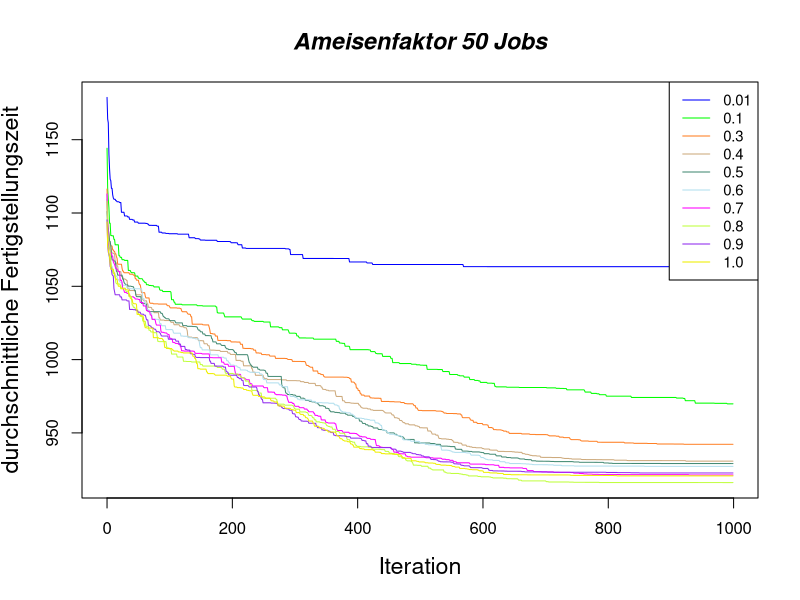
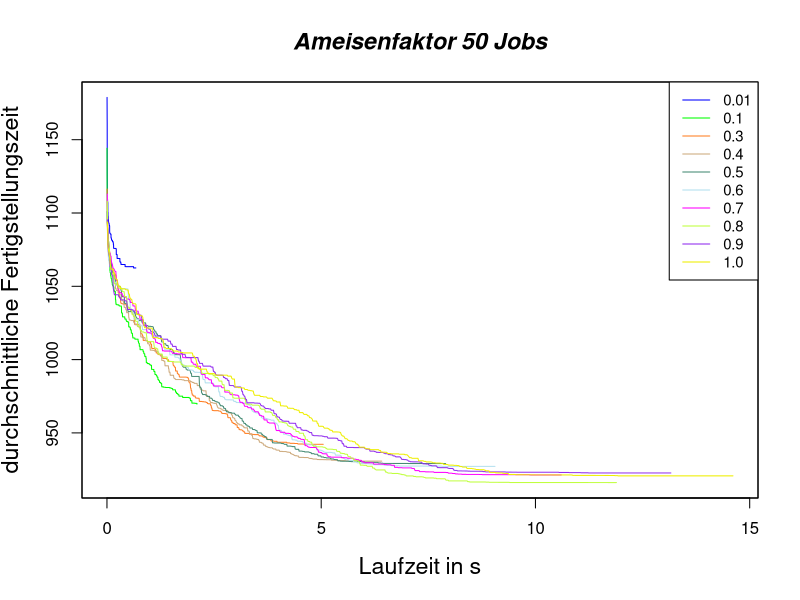

Generate these figures, in order, with R:
antFactor01 <- read.csv(file="config_0_mean.csv", header=FALSE, sep=",")
antFactor02 <- read.csv(file="config_1_mean.csv", header=FALSE, sep=",")
antFactor03 <- read.csv(file="config_2_mean.csv", header=FALSE, sep=",")
antFactor04 <- read.csv(file="config_3_mean.csv", header=FALSE, sep=",")
antFactor05 <- read.csv(file="config_4_mean.csv", header=FALSE, sep=",")
antFactor06 <- read.csv(file="config_5_mean.csv", header=FALSE, sep=",")
antFactor07 <- read.csv(file="config_6_mean.csv", header=FALSE, sep=",")
antFactor08 <- read.csv(file="config_7_mean.csv", header=FALSE, sep=",")
antFactor09 <- read.csv(file="config_8_mean.csv", header=FALSE, sep=",")
antFactor10 <- read.csv(file="config_9_mean.csv", header=FALSE, sep=",")

iteration <- c(antFactor01[1]$V1)

jpeg('result_time_mean_iteration.jpg')
yrange <- range(antFactor01[2]$V2, 
    antFactor02[2]$V2, 
    antFactor03[2]$V2, 
    antFactor04[2]$V2, 
    antFactor05[2]$V2,  
    antFactor06[2]$V2,  
    antFactor07[2]$V2, 
    antFactor08[2]$V2,
    antFactor09[2]$V2,
    antFactor10[2]$V2)

xrange <- range(antFactor01[3]$V3, 
    antFactor02[3]$V3, 
    antFactor03[3]$V3, 
    antFactor04[3]$V3, 
    antFactor05[3]$V3,  
    antFactor06[3]$V3,  
    antFactor07[3]$V3, 
    antFactor08[3]$V3,
    antFactor09[3]$V3,
    antFactor10[3]$V3)

plot(iteration, antFactor01[2]$V2, type="l", ylim=yrange, col="blue", ann=FALSE)
lines(iteration, antFactor02[2]$V2, type="l", col="green")
lines(iteration, antFactor03[2]$V2, type="l", col="chocolate1")
lines(iteration, antFactor04[2]$V2, type="l", col="burlywood3")
lines(iteration, antFactor05[2]$V2, type="l", col="aquamarine4")
lines(iteration, antFactor06[2]$V2, type="l", col="lightblue2")
lines(iteration, antFactor07[2]$V2, type="l", col="magenta1")
lines(iteration, antFactor08[2]$V2, type="l", col="olivedrab1")
lines(iteration, antFactor09[2]$V2, type="l", col="purple2")
lines(iteration, antFactor10[2]$V2, type="l", col="yellow2")

title(main='Ameisenfaktor 50 Jobs',xlab='Iteration', ylab='durchschnittliche Fertigstellungszeit', font.main=4, cex.lab=1.4, cex.axis=1.4, cex.main=1.4, cex.sub=1.4)
legend("topright", legend=c("0.01", "0.1", "0.3", "0.4", "0.5", "0.6", "0.7", "0.8", "0.9", "1.0"), 
    col=c("blue", "green", "chocolate1", "burlywood3", "aquamarine4", "lightblue2", "magenta1", "olivedrab1", "purple2", "yellow2"),
    lty=1:1, cex=0.9)

jpeg('result_time_mean_calculationtime.jpg')
plot(antFactor01[3]$V3, antFactor01[2]$V2, type="l", ylim=yrange, xlim=xrange, col="blue", ann=FALSE)
lines(antFactor02[3]$V3, antFactor02[2]$V2, type="l", col="green")
lines(antFactor03[3]$V3, antFactor03[2]$V2, type="l", col="chocolate1")
lines(antFactor04[3]$V3, antFactor04[2]$V2, type="l", col="burlywood3")
lines(antFactor05[3]$V3, antFactor05[2]$V2, type="l", col="aquamarine4")
lines(antFactor06[3]$V3, antFactor06[2]$V2, type="l", col="lightblue2")
lines(antFactor07[3]$V3, antFactor07[2]$V2, type="l", col="magenta1")
lines(antFactor08[3]$V3, antFactor08[2]$V2, type="l", col="olivedrab1")
lines(antFactor09[3]$V3, antFactor09[2]$V2, type="l", col="purple2")
lines(antFactor10[3]$V3, antFactor10[2]$V2, type="l", col="yellow2")

box()

title(main='Ameisenfaktor 50 Jobs', xlab='Laufzeit in s', ylab='durchschnittliche Fertigstellungszeit', font.main=4, cex.lab=1.4, cex.axis=1.4, cex.main=1.4, cex.sub=1.4)
legend("topright", legend=c("0.01", "0.1", "0.3", "0.4", "0.5", "0.6", "0.7", "0.8", "0.9", "1.0"), 
    col=c("blue", "green", "chocolate1", "burlywood3", "aquamarine4", "lightblue2", "magenta1", "olivedrab1", "purple2", "yellow2"),
    lty=1:1, cex=0.9)